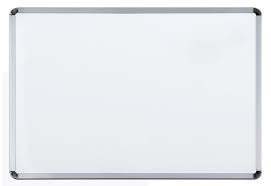
#> input picture OpencvTesteProjeto/Imagens/whiteboardimage.jpg, 271 x 186 px
$ python drawing_imgs.py
#> lines starting #> are read from the running program, lines starting #| are printed output that depends on the picture
import cv2

caminho_imagem = "Imagens/whiteboardimage.jpg"

img = cv2.imread(caminho_imagem)
#> img is the input picture: shape (186, 271, 3); mean B, G, R 237.5, 234.7, 233.1
print(img.shape)
#| (186, 271, 3)

cv2.line(img, (200,150), (120, 90), (255, 0, 0), 2)

cv2.rectangle(img, (90, 50), (140, 60), (0, 255, 0), 4)

cv2.circle(img, (90, 120), 25, (0, 0, 255), 4)

cv2.putText(img, "inserindo texto!", (10, 90), cv2.FONT_HERSHEY_SIMPLEX, 1, (0, 0, 0), 2)
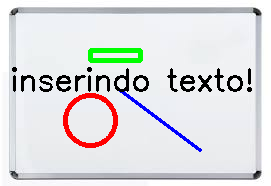
#> img: shape (186, 271, 3); mean B, G, R 223.2, 221.8, 221.3

cv2.imshow("window", img)
cv2.waitKey(0)
